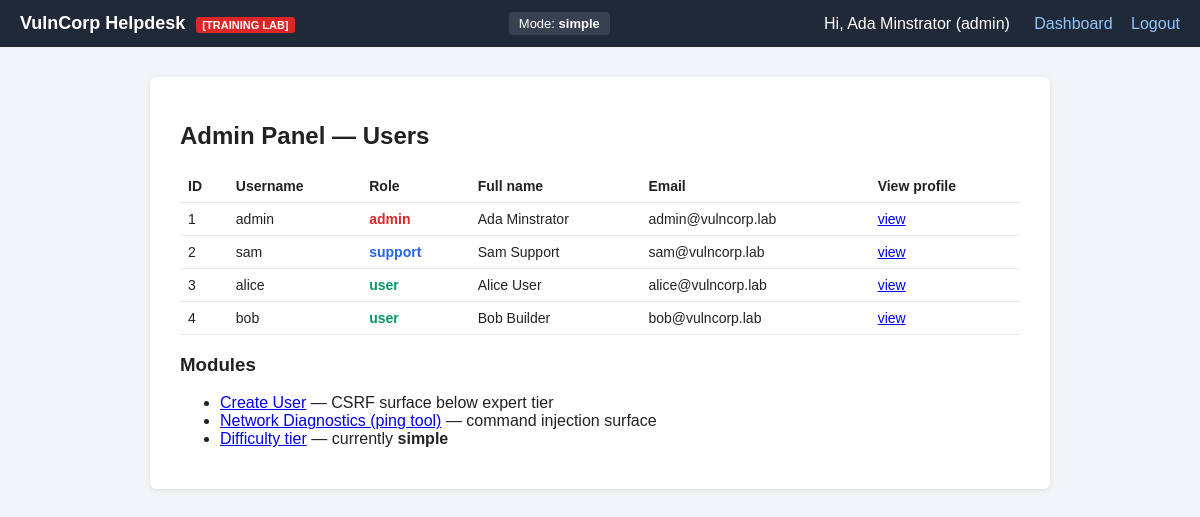
/admin/index.php (signed in), run on an earlier commit of the app's database.
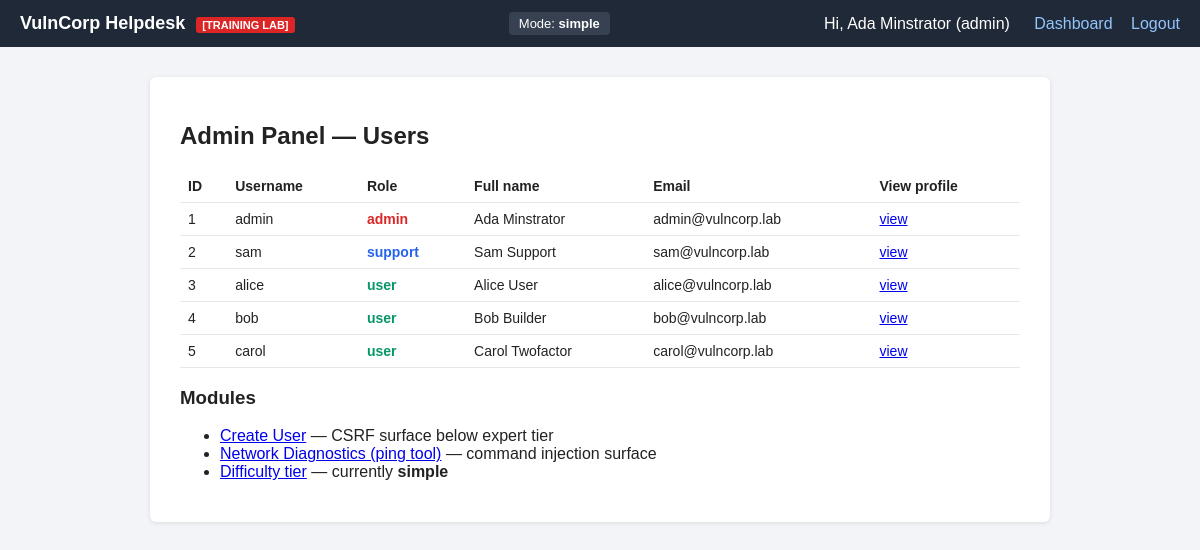
And on a later commit of the database.
### tables this page shows
CREATE TABLE users (
    id INT PRIMARY KEY AUTO_INCREMENT,
    username VARCHAR(50) NOT NULL UNIQUE,
    password VARCHAR(255) NOT NULL,    
    role ENUM('admin','support','user') NOT NULL DEFAULT 'user',
    full_name VARCHAR(100),
    email VARCHAR(100),
    api_key VARCHAR(64) DEFAULT NULL,   
    totp_secret VARCHAR(32) DEFAULT NULL,   
    totp_enabled TINYINT(1) NOT NULL DEFAULT 0,
    session_token VARCHAR(64) DEFAULT NULL,
    reset_token VARCHAR(64) DEFAULT NULL,      
    reset_expires DATETIME DEFAULT NULL,
    bonus_claimed TINYINT(1) NOT NULL DEFAULT 0,   
    bonus_credits INT NOT NULL DEFAULT 0,
    created_at TIMESTAMP DEFAULT CURRENT_TIMESTAMP
);

### includes/db.php (called while the page is built, shortened)
<?php
require_once dirname(__FILE__) . '/compat.php';
function get_difficulty($conn) {
    $res = mysqli_query($conn, "SELECT difficulty FROM settings LIMIT 1");
    if ($res && $row = mysqli_fetch_assoc($res)) {
        return $row['difficulty'];
    }
    return 'simple';
}

### includes/compat.php (called while the page is built, shortened)
<?php
function app_base() {
    static $base = null;
    if ($base === null) {
        $script_dir = isset($_SERVER['SCRIPT_NAME']) ? dirname($_SERVER['SCRIPT_NAME']) : '';
        $script_dir = str_replace('\\', '/', $script_dir);
        $known_subfolders = array('admin', 'user', 'support', 'challenges', 'toolkit', 'api', 'feedback');
        $last_segment = basename($script_dir);
        if (in_array($last_segment, $known_subfolders, true)) {
            $base = dirname($script_dir);
        } else {
            $base = $script_dir;
        }
        if ($base === '/' || $base === '.' || $base === '\\') {
            $base = '';
        }
        $base = rtrim($base, '/');
    }
    return $base;
}

### admin/index.php (the view, shortened to what this page needs)
<?php
require_once dirname(__FILE__) . '/../includes/db.php';
$difficulty = get_difficulty($conn);
$res = mysqli_query($conn, "SELECT id, username, role, full_name, email FROM users ORDER BY id");
include dirname(__FILE__) . '/../includes/header.php';
?>
<h2>Admin Panel — Users</h2>
<table>
<tr><th>ID</th><th>Username</th><th>Role</th><th>Full name</th><th>Email</th><th>View profile</th></tr>
<?php while ($row = mysqli_fetch_assoc($res)): ?>
<tr>
    <td><?php echo (int)$row['id']; ?></td>
    <td><?php echo htmlspecialchars($row['username']); ?></td>
    <td class="role-<?php echo htmlspecialchars($row['role']); ?>"><?php echo htmlspecialchars($row['role']); ?></td>
    <td><?php echo htmlspecialchars($row['full_name']); ?></td>
    <td><?php echo htmlspecialchars($row['email']); ?></td>
    <td><a href="<?php echo app_base(); ?>/user/profile.php?id=<?php echo (int)$row['id']; ?>">view</a></td>
</tr>
<?php endwhile; ?>
</table>
<h3>Modules</h3>
<ul>
    <li><a href="<?php echo app_base(); ?>/admin/create_user.php">Create User</a> — CSRF surface below expert tier</li>
    <li><a href="<?php echo app_base(); ?>/admin/diagnostics.php">Network Diagnostics (ping tool)</a> — command injection surface</li>
    <li><a href="<?php echo app_base(); ?>/admin/settings.php">Difficulty tier</a> — currently <strong><?php echo htmlspecialchars($difficulty); ?></strong></li>
</ul>
<?php include dirname(__FILE__) . '/../includes/footer.php'; ?>

What changed in the data, as far as the page shows it:
added users: id "5", username "carol", role "user", full_name "Carol Twofactor", email "carol@vulncorp.lab"
